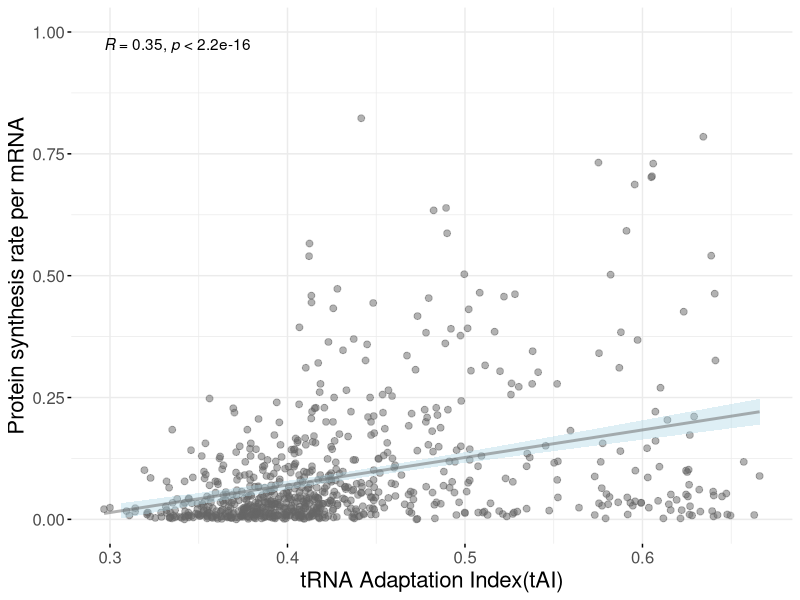

This chart was generated by the following R code:
#ggscatter, tidyr

tab = read.table("Formatted_Filtered_data_multiboxplot_ggplot2_updated.txt", header=T)
names(tab)

library(ggplot2)
install.packages("ggpubr")
library(ggpubr)

theme_set(
  theme_minimal()
)

my_Theme = theme(
  axis.title.x = element_text(size=16),
  axis.text.x = element_text(size=12),
  axis.text.y = element_text(size=12),
  axis.title.y = element_text(size=16),
  legend.title = element_text(size = 16)
)

no_natab=tab[which(is.na(tab$tAI_full.1)=="FALSE" & is.na(tab$real_protein_synthesis_per_mrna.1)=="FALSE"),]

dim(tab)
dim(no_natab)

# tRNA Adaptation Index (tAI) → a measure of how well a gene’s codons match 
# the tRNA pool of the organism (how efficiently it can be translated)
# Protein synthesis rate per mRNA → how much protein is 
# actually produced per mRNA transcript
# positive correlation -> Genes with higher tAI values (more optimal codons) 
# tend to have higher protein synthesis rates
# Suggests that tRNA availability and codon usage directly affect translation efficiency
# conf.int is confidence interval
# Suppose you're estimating the mean protein synthesis rate for a gene. 
# If the sample mean is 0.5, a 95% CI might be [0.45, 0.55]
# A 95% confidence interval means:
# If we repeated the experiment 100 times, 
# about 95 of those intervals would contain the true value we're trying to estimate.”
# CI is the shared area around the regression line
# Narrow CI → More precise estimate of the trend.
# Wide CI → Greater uncertainty.
# CI crossing horizontal axis → Possibly no significant trend.
ggscatter(no_natab, 
          x="tAI_full.1", 
          y="real_protein_synthesis_per_mrna.1",
          add="reg.line", 
          conf.int=TRUE, 
          col=rgb(0.4,0.4,0.4,0.5),
          add.params=list(fill="lightblue"),
          ggtheme=theme_minimal()
          ) +
  stat_cor(method="pearson") + 
  my_Theme + 
  ylim(0,1) + 
  labs(x="tRNA Adaptation Index(tAI)", 
       y="Protein synthesis rate per mRNA")

dev.copy2pdf(file="Cor_ProtSyn_permRNA_tAIfull.pdf", useDingbats=F)
dev.off()

# TIDYR
library(tidyr)
data <- tibble(sample=c('Sample1', 'Sample2'), 
               geneA_iso1=c(54, 32), geneA_iso2=c(63, 55), 
               geneB=c(14, 20))
df <- as.data.frame(data)
data
df
#Refer to notes(R3-plots_Bioconductor) for tibble vs df, and factors
uniteddf=unite(df, geneA_iso1, geneA_iso2, col="geneA", sep="/")
uniteddf

df_renewed=separate(uniteddf, geneA, sep="/", into=c("geneA_iso1", "geneA_iso2"))
df_renewed

longer_df=separate_longer_delim(uniteddf, geneA, delim="/")
longer_df

pivoted_df=pivot_longer(df, cols=2:3, names_to="geneA_isoforms", values_to="value")
pivoted_df

backtooriginal_df=pivot_wider(pivoted_df, names_from="geneA_isoforms", values_from="value")
backtooriginal_df


data_with_na <- tibble(sample=c('Sample1', 'Sample2', 'Sample3'), 
                               geneA_iso1=c(54, NA, 34), geneA_iso2=c(63, 55, 40), 
                               geneB=c(14, 12, NA))
data_with_na
drop_na(data_with_na, geneA_iso1)
drop_na(data_with_na)

#for geneA_iso1, we are replacing NAs by mean of the non-NA values, and for geneB, 
#we are replacing NAs by 0
replace_na(data_with_na, list(geneA_iso1=mean(na.omit(data_with_na$geneA_iso1)), geneB=0))

